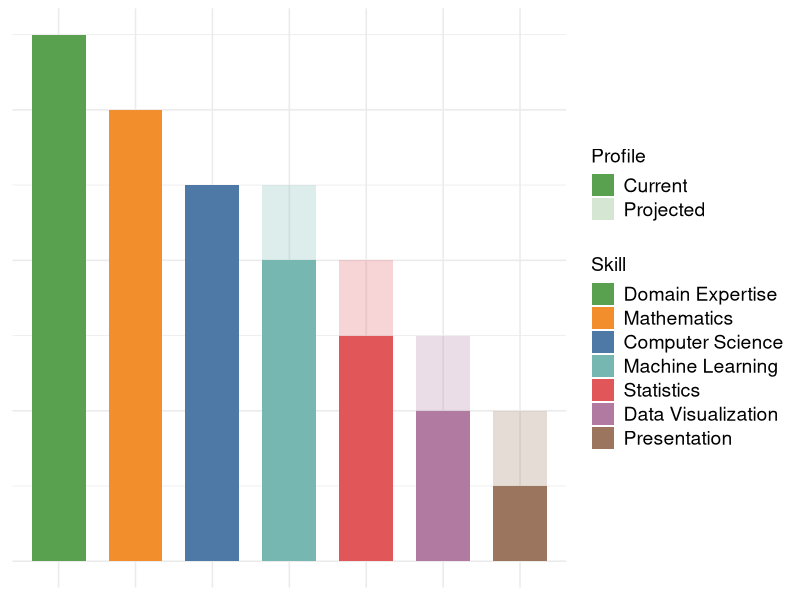
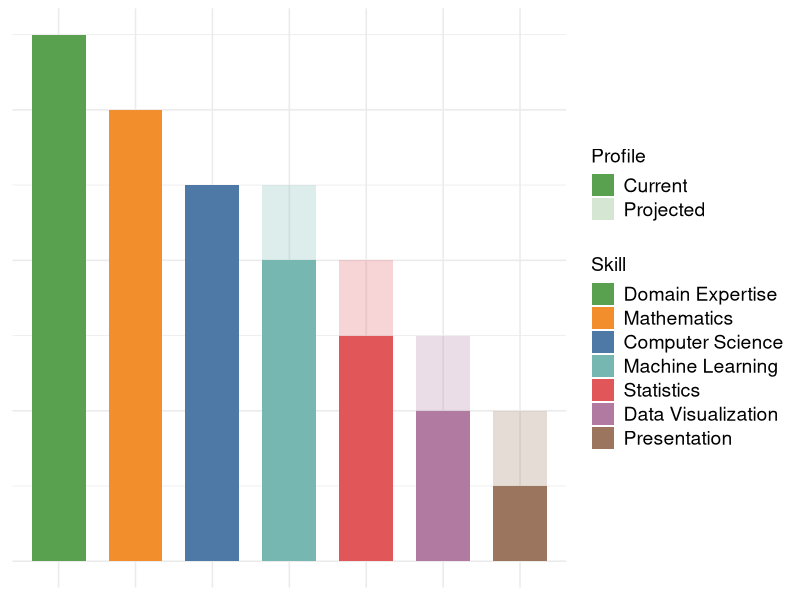

These figures' R source, in order:
library(ggplot2)

skills <- data.frame(
  skill = c("Computer Science", "Mathematics", "Statistics", "Machine Learning",
            "Domain Expertise", "Data Visualization", "Presentation"),
  current = c(5, 6, 3, 4, 7, 2, 1),
  projected = c(5, 6, 4, 5, 7, 3, 2)
)

colors <- c(
  "Computer Science" = "#4E79A7",
  "Mathematics" = "#F28E2B",
  "Statistics" = "#E15759",
  "Machine Learning" = "#76B7B2",
  "Domain Expertise" = "#59A14F",
  "Data Visualization" = "#B07AA1",
  "Presentation" = "#9C755F"
)

# Sort skills from highest to lowest current level
skills <- skills[order(-skills$current), ]
skills$skill <- factor(skills$skill, levels = skills$skill)

# Assign colors explicitly
skills$bar_color <- colors[as.character(skills$skill)]

# Green used for the Profile legend
profile_color <- colors["Domain Expertise"]

p <- ggplot(skills, aes(x = skill)) +
  
  # Projected: transparent bars underneath
  geom_col(
    aes(y = projected, fill = bar_color, alpha = "Projected"),
    width = 0.7
  ) +
  
  # Current: solid bars on top
  geom_col(
    aes(y = current, fill = bar_color, alpha = "Current"),
    width = 0.7
  ) +
  
  # Skill colors
  scale_fill_identity(
    name = "Skill",
    breaks = skills$bar_color,
    labels = skills$skill,
    guide = "legend"
  ) +
  
  # Current vs. Projected
  scale_alpha_manual(
    name = "Profile",
    values = c(
      "Current" = 1,
      "Projected" = 0.25
    ),
    guide = guide_legend(
      override.aes = list(
        fill = profile_color
      )
    )
  ) +
  
  labs(x = NULL, y = NULL) +
  
  theme_minimal(base_size = 12) +
  theme(
    axis.text.x = element_blank(),
    axis.ticks.x = element_blank(),
    axis.text.y = element_blank(),
    axis.ticks.y = element_blank(),
    legend.text = element_text(size = 14),
    legend.title = element_text(size = 14)
  )

print(p)

ggsave(
  "data_science_skill_profiles.png",
  p,
  width = 8.5,
  height = 6,
  units = "in",
  dpi = 300
)
